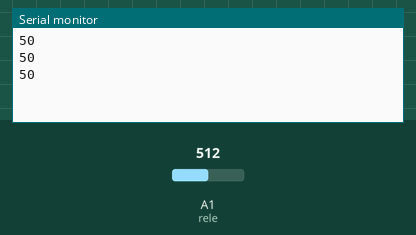
Recording of a sketch running on a simulated Arduino Uno, built with avr-gcc and run on an emulated ATmega328P. On the bench: the last lines printed to the serial monitor. Inputs (shaded band) come from the test bench; at power-on: A1 (rele) = 512.

Above: at 1.3 s.
1.4 s: A1 (rele) set to 716
At 1.8 s:
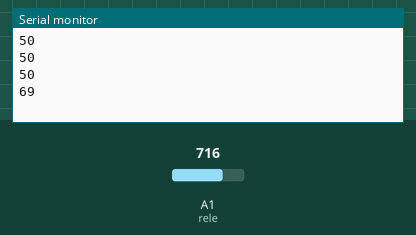
2.9 s: A1 (rele) set to 900
At 3.4 s:
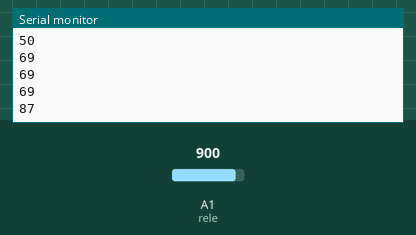
Timing chart, 0 to 5.9 s (numbered marks = the images above; inputs shaded):
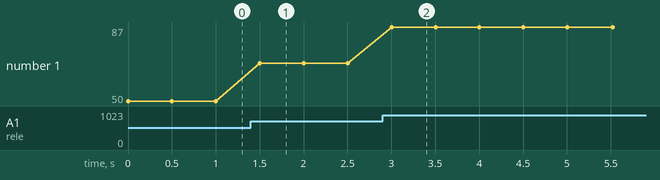

The sketch:

Vetores.ino
```cpp
int vet[10], k, m, n, o, result;
double rele = A1;
double x;
double t;

void setup()
{
  Serial.begin(9600);
  pinMode(rele, INPUT);
}

void loop()
{
  for(k=0; k<=10; k++)
  {
   x = analogRead(rele);
   t= x/10.24;
   result = t;
   vet[k]= result;

   Serial.println(vet[k]);
   delay(500);
  }

  Serial.println("Nova contagem");
  return k=0;
}
```

Measured:
- after the input at 1.4 s, the serial monitor: prints a new line after 0.10 s (image 1)
- after the input at 2.9 s, the serial monitor: prints a new line after 0.10 s (image 2)
- plotted number 1: 50 → 69 after the input at 1.4 s, 69 → 87 after the input at 2.9 s
